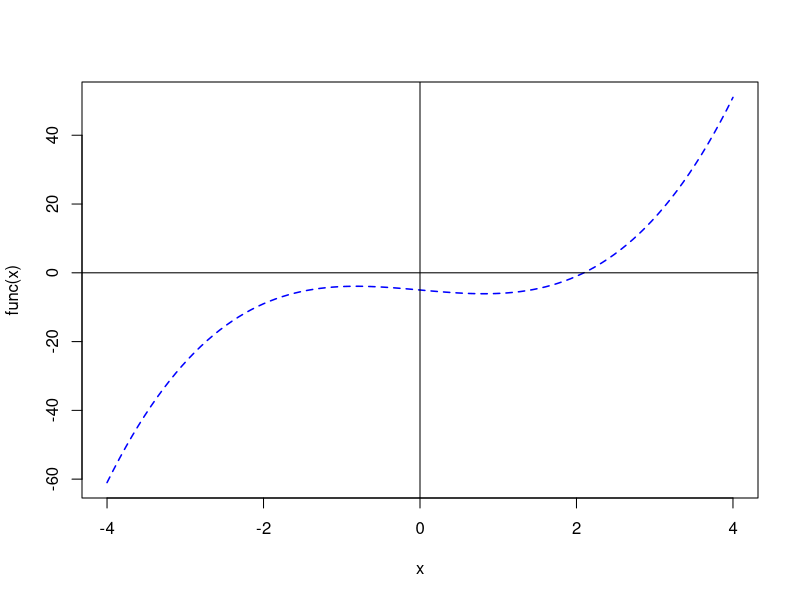

Generate this figure with R:
#Bisection Method


#bisection(f, a, b, num = 10, eps = 1e-05)
#Arguments
#f
#the objective function which we will use to solve for the root
#a
#mininum of the interval which cantains the root from Bisection Method
#b
#maxinum of the interval which cantains the root from Bisection Method
#num
#the number of sections that the interval which from Bisection Method
#eps
#the level of precision that |x(k+1)-x(k)| should be satisfied in order to get the idear real root. #eps=1e-5 when it is default


###############code###################


bisection <- function(f, a, b, n = 1000, tol = 1e-7) {
  # If the signs of the function at the evaluated points, a and b, stop the function and return message.
  if (!(f(a) < 0) && (f(b) > 0)) {
    stop('signs of f(a) and f(b) differ')
  } else if ((f(a) > 0) && (f(b) < 0)) {
    stop('signs of f(a) and f(b) differ')
  }
  
  for (i in 1:n) {
    c <- (a + b) / 2 # Calculate midpoint
    print(c)
    # If the function equals 0 at the midpoint or the midpoint is below the desired tolerance, stop the 
    # function and return the root.
    if ((f(c) == 0) || ((b - a) / 2) < tol) {
    
      return(c)
    }
    
    # If another iteration is required, 
    # check the signs of the function at the points c and a and reassign
    # a or b accordingly as the midpoint to be used in the next iteration.
    ifelse(sign(f(c)) == sign(f(a)), 
           a <- c,
           b <- c)
  }
  # If the max number of iterations is reached and no root has been found, 
  # return message and end function.
  print('need more iterations')
}








##############################


func <- function(x) {
  x^3 - 2 * x - 5
}


curve(func, xlim=c(-4,4), col='blue', lwd=1.5, lty=2)
abline(h=0)
abline(v=0)




bisection(func, -50, 4, 10, 1e-7)